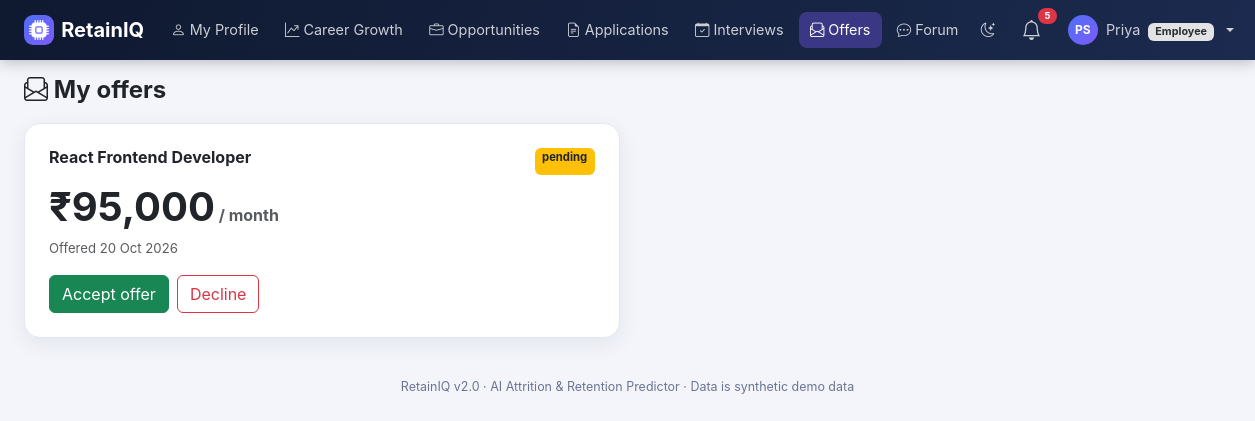
Screenshot of /employee/offers (signed in) with the database file from the repository.
### models.py (models this page shows, shortened)
class User(db.Model, UserMixin):
    id = db.Column(db.Integer, primary_key=True)
    name = db.Column(db.String(120), nullable=False)
    email = db.Column(db.String(120), unique=True, nullable=False, index=True)
    password_hash = db.Column(db.String(255), nullable=False)
    role = db.Column(db.String(20), nullable=False)
    department_id = db.Column(db.Integer, db.ForeignKey("department.id"))
    manager_id = db.Column(db.Integer, db.ForeignKey("user.id"), nullable=True)
    is_active_flag = db.Column(db.Boolean, default=True)
    created_at = db.Column(db.DateTime, default=utcnow)
    last_login_at = db.Column(db.DateTime)
    failed_login_count = db.Column(db.Integer, default=0)
    locked_until = db.Column(db.DateTime)
    must_change_password = db.Column(db.Boolean, default=False)
    department = db.relationship("Department", backref="users")
    manager = db.relationship("User", remote_side=[id], backref="direct_reports")
    employee_profile = db.relationship("Employee", backref="user", uselist=False)
    @property
    def is_active(self):
        return bool(self.is_active_flag)
    @property
    def role_label(self):
        return ROLE_LABELS.get(self.role, self.role.replace("_", " ").title())
    @property
    def initials(self):
        parts = (self.name or "?").split()
        return (parts[0][0] + (parts[-1][0] if len(parts) > 1 else "")).upper()

class Offer(db.Model):
    id = db.Column(db.Integer, primary_key=True)
    application_id = db.Column(db.Integer, db.ForeignKey("application.id"))
    offered_salary = db.Column(db.Float)
    status = db.Column(db.String(20), default="pending")
    created_at = db.Column(db.DateTime, default=utcnow)
    application = db.relationship("Application", backref=db.backref("offer", uselist=False))

class Opportunity(db.Model):
    id = db.Column(db.Integer, primary_key=True)
    title = db.Column(db.String(150))
    description = db.Column(db.Text)
    department_id = db.Column(db.Integer, db.ForeignKey("department.id"))
    required_skills = db.Column(db.String(255))
    posted_by = db.Column(db.Integer, db.ForeignKey("user.id"))
    is_internal = db.Column(db.Boolean, default=True)
    status = db.Column(db.String(20), default="open")
    created_at = db.Column(db.DateTime, default=utcnow)
    department = db.relationship("Department")

### routes/employee.py (the view)
@bp.route("/offers")
def offers():
    items = (Offer.query.join(Application).filter(Application.applicant_id == current_user.id)
             .order_by(Offer.created_at.desc()).all())
    return render_template("employee/offers.html", items=items)

### routes/employee.py (called while the page is built)
@bp.before_request
@login_required
@roles_required("employee", "super_admin")
def guard():
    pass

### security.py (called while the page is built)
def csrf_token():
    if "_csrf" not in session:
        session["_csrf"] = secrets.token_urlsafe(32)
    return session["_csrf"]

def csrf_input():
    return Markup(f'<input type="hidden" name="csrf_token" value="{csrf_token()}">')

def has_permission(user, perm):
    from models import RolePermission
    if not getattr(user, "is_authenticated", False):
        return False
    if user.role == "super_admin":
        return True
    cache = g.setdefault("_perm_cache", {})
    if user.role not in cache:
        cache[user.role] = {rp.permission for rp in RolePermission.query.filter_by(role=user.role)}
    return perm in cache[user.role]

### utils.py (called while the page is built)
def roles_required(*roles):
    def decorator(fn):
        @wraps(fn)
        def wrapper(*args, **kwargs):
            if not current_user.is_authenticated:
                abort(401)
            if current_user.role not in roles:
                abort(403)
            return fn(*args, **kwargs)
        return wrapper
    return decorator

def inr(value):
    v = float(value or 0)
    if v >= 1e7:
        return f"₹{v / 1e7:.2f} Cr"
    if v >= 1e5:
        return f"₹{v / 1e5:.2f} L"
    return f"₹{v:,.0f}"

### templates/employee/offers.html (shortened to what this page needs)
{% extends "base.html" %}
{% block content %}
<div class="page-head"><h4><i class="bi bi-envelope-paper"></i> My offers</h4></div>
<div class="row g-3">{% for o in items %}<div class="col-md-6"><div class="card-soft p-4"><div class="d-flex justify-content-between"><h6 class="fw-bold">{{ o.application.opportunity.title }}</h6><span class="badge bg-{{ 'success' if o.status=='accepted' else ('secondary' if o.status=='declined' else 'warning text-dark') }}">{{ o.status }}</span></div>
  <div class="display-6 fw-bold my-2">{{ o.offered_salary|inr }}<span class="fs-6 text-muted"> / month</span></div><div class="text-muted small mb-3">Offered {{ o.created_at.strftime('%d %b %Y') }}</div>
  {% if o.status == 'pending' %}<form method="POST" action="{{ url_for('employee.respond_offer', offer_id=o.id) }}" class="d-flex gap-2">{{ csrf_input() }}<button name="decision" value="accept" class="btn btn-success">Accept offer</button><button name="decision" value="decline" class="btn btn-outline-danger">Decline</button></form>{% endif %}</div></div>
{% else %}<p class="text-muted">No offers yet.</p>{% endfor %}</div>
{% endblock %}

### templates/base.html (shortened to what this page needs)
<!DOCTYPE html>
<html lang="en" data-bs-theme="light">
<head>
<link href="{{ url_for('static', filename='vendor/bootstrap/bootstrap.min.css') }}" rel="stylesheet">
<link href="{{ url_for('static', filename='vendor/bootstrap-icons/bootstrap-icons.min.css') }}" rel="stylesheet">
<link href="{{ url_for('static', filename='css/style.css') }}" rel="stylesheet">
</head>
<body>
{% if current_user.is_authenticated %}
<nav class="navbar navbar-expand-xl navbar-dark app-navbar sticky-top">
  <div class="container-fluid px-lg-4">
    <a class="navbar-brand fw-bold d-flex align-items-center" href="{{ url_for('auth.dashboard') }}">
      <span class="brand-mark"><i class="bi bi-cpu-fill"></i></span>RetainIQ
    </a>
    <div class="collapse navbar-collapse" id="navMain">
      <ul class="navbar-nav me-auto gap-xl-1">
        {% for it in nav_items %}
          {% if it.children %}
          <li class="nav-item dropdown">
            <a class="nav-link dropdown-toggle" href="#" role="button" data-bs-toggle="dropdown"><i class="bi bi-{{ it.icon }}"></i> {{ it.label }}</a>
            <ul class="dropdown-menu">
              {% for c in it.children %}<li><a class="dropdown-item" href="{{ url_for(c.endpoint) }}"><i class="bi bi-{{ c.icon }} me-1"></i> {{ c.label }}</a></li>{% endfor %}
            </ul>
          </li>
          {% else %}
          <li class="nav-item"><a class="nav-link {{ 'active' if request.endpoint == it.endpoint }}" href="{{ url_for(it.endpoint) }}"><i class="bi bi-{{ it.icon }}"></i> {{ it.label }}</a></li>
          {% endif %}
        {% endfor %}
      </ul>
      <ul class="navbar-nav align-items-xl-center gap-1">
        <li class="nav-item"><a class="nav-link" href="#" onclick="toggleTheme();return false;" title="Toggle dark mode"><i id="themeIcon" class="bi bi-moon-stars"></i></a></li>
        <li class="nav-item dropdown">
          <a class="nav-link position-relative" href="#" role="button" data-bs-toggle="dropdown" aria-label="Notifications">
            <i class="bi bi-bell fs-5"></i>
            {% if nav_unread_count %}<span class="badge rounded-pill bg-danger notif-badge">{{ nav_unread_count }}</span>{% endif %}
          </a>
        </li>
        <li class="nav-item dropdown">
          <a class="nav-link dropdown-toggle d-flex align-items-center gap-2" href="#" role="button" data-bs-toggle="dropdown">
            <span class="avatar">{{ current_user.initials }}</span>
            <span class="d-xl-inline">{{ current_user.name.split()[0] }} <span class="badge bg-secondary-subtle text-secondary-emphasis ms-1">{{ current_user.role_label }}</span></span>
          </a>
        </li>
      </ul>
    </div>
  </div>
</nav>
{% endif %}
<main class="container-fluid px-lg-4 py-3">
  {% block content %}{% endblock %}
</main>
<footer class="app-foot">RetainIQ v2.0 · AI Attrition &amp; Retention Predictor · Data is synthetic demo data</footer>
</body>
</html>

### static/css/style.css (style rules this page uses)
:root { --brand:#4f6ef7; --brand-2:#7c5cfc; --navy:#0f1930; --navy-2:#1b2a4e; --risk-high:#e5484d; --risk-medium:#f5a524; --risk-low:#30a46c; --surface:#ffffff; --soft:#f3f5fb; --line:#e4e8f2; --muted:#6b7590; --shadow:0 6px 22px rgba(15,25,48,.07); }
body { background:var(--soft);font-family:"Inter","Segoe UI",system-ui,-apple-system,Roboto,sans-serif;font-size:.94rem }
.app-navbar { background:linear-gradient(110deg,var(--navy),var(--navy-2));box-shadow:0 2px 14px rgba(0,0,0,.25) }
.app-navbar .nav-link { white-space:nowrap;color:rgba(255,255,255,.78)!important;border-radius:8px;padding:.45rem .7rem!important;font-size:.9rem }
.app-navbar .nav-link.active { color:#fff!important;background:rgba(124,92,252,.35) }
.brand-mark { display:inline-flex;width:30px;height:30px;border-radius:9px;align-items:center;justify-content:center; background:linear-gradient(135deg,var(--brand),var(--brand-2));color:#fff;margin-right:.45rem }
.avatar { width:30px;height:30px;border-radius:50%;background:linear-gradient(135deg,var(--brand),var(--brand-2)); color:#fff;display:inline-flex;align-items:center;justify-content:center;font-size:.75rem;font-weight:700 }
.notif-badge { position:absolute;top:0;right:-4px;font-size:.6rem }
.card-soft,.kpi-card,.risk-card { background:var(--surface);border:1px solid var(--line);border-radius:16px;box-shadow:var(--shadow) }
.page-head { display:flex;flex-wrap:wrap;align-items:center;justify-content:space-between;gap:.75rem;margin-bottom:1.1rem }
.page-head h4 { margin:0;font-weight:750 }
footer.app-foot { color:var(--muted);font-size:.78rem;text-align:center;padding:1.5rem 0 1rem }

### rows the page displays
User: is_active_flag True (drawn), initials "PS", name "Priya", role_label "Employee"
Offer: application.opportunity "React Frontend Developer", status "pending", offered_salary|inr "₹95,000", created_at "20 Oct 2026"

### other values shown
{{ it.label }} "My Profile" "Career Growth" "Opportunities" "Applications" "Interviews" "Offers" "Forum"
{{ nav_unread_count }} "5"
